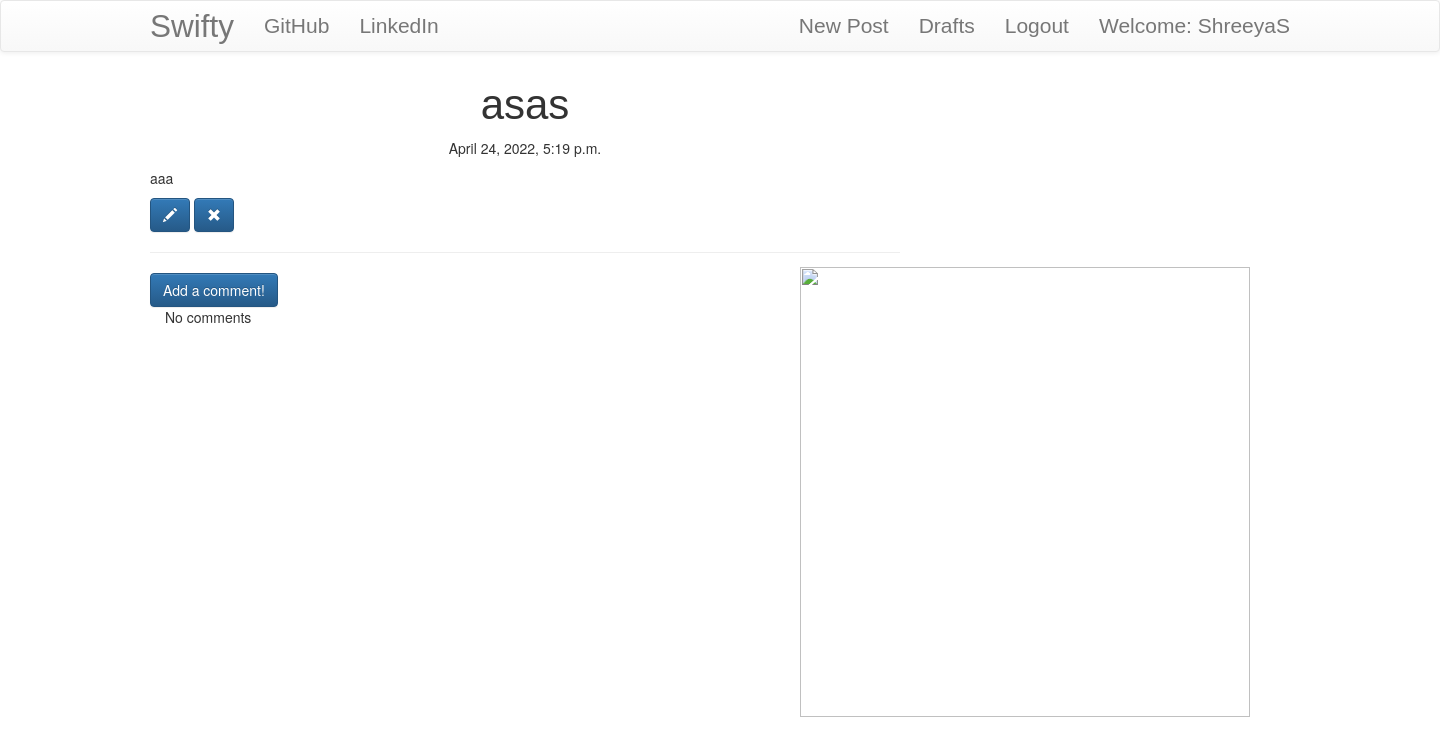
The app's page /post/18 (signed in) with its own data.
### blog/models.py (models this page shows, shortened)
class Post(models.Model):
    author = models.ForeignKey('auth.User', on_delete=models.CASCADE)
    title = models.CharField(max_length=200)
    text = models.TextField()
    created_date = models.DateTimeField(default=timezone.now)
    published_date = models.DateTimeField(blank=True, null=True)

### blog/views.py (the view)
class PostDetailView(DetailView):
    model = Post

### blog/templates/blog/post_detail.html (shortened to what this page needs)
{% extends "blog/base.html" %}
{% block content %}
<h1 class="posttitle loader">{{post.title}}</h1>
 {% if post.published_date %}
   <div class="date postdate">
     {{post.published_date}}
   </div>
 {% else %}
   <a class="btn btn-default" href="{% url 'post_publish' pk=post.pk %}">Publish</a>
 {% endif %}
 <p Class='postcontent'>{{post.text|safe|linebreaksbr}}</p>
 {% if user.is_authenticated %}
   <a class='btn btn-primary'  href="{% url 'post_edit' pk=post.pk %}">
     <span class="glyphicon glyphicon-pencil"></span>
   </a>
   <a class='btn btn-primary' href="{% url 'post_remove' pk=post.pk %}">
     <span class="glyphicon glyphicon-remove"></span>
   </a>
 {% endif %}
 <hr>
 <a class="btn btn-primary btn-commment"  href="{% url 'add_comment_to_post' pk=post.pk %}">Add a comment!</a>
 <div class="container">
   {% for comment in post.comments.all %}
     <br>
     {% if user.is_authenticated or comment.approved_comment %}
       {{ comment.created_date }}
       {% if not comment.approved_comment %}
         <a class='btn btn-default'  href="{% url 'comment_remove' pk=comment.pk %}"><span class="glyphicon glyphicon-remove"></span></a>
         <a class='btn btn-primary'  href="{% url 'comment_approve' pk=comment.pk %}"><span class="glyphicon glyphicon-ok"></span></a>
       {% endif %}
       <p>{{comment.text|safe|linebreaks}}</p>
       <p>Posted By: <strong>{{ comment.author }}</strong></p>
     {% endif %}
     {% empty %}
     <p>No comments</p>
   {% endfor %}
 </div>
 <div class="image">
   <img src="https://i.imgur.com/whAR2Aq.jpg" width="450" height="450">
 </div>
{% endblock %}

### blog/templates/blog/base.html (shortened to what this page needs)
<!DOCTYPE html>
{% load static %}
<html lang="en" dir="ltr">
  <head>
    <link rel="stylesheet" href="https://maxcdn.bootstrapcdn.com/bootstrap/3.3.7/css/bootstrap.min.css">
    <link rel="stylesheet" href="https://maxcdn.bootstrapcdn.com/bootstrap/3.3.7/css/bootstrap-theme.min.css">
    <link rel="stylesheet" href="//cdn.jsdelivr.net/npm/medium-editor@latest/dist/css/medium-editor.min.css" type="text/css" media="screen" charset="utf-8">
    <link rel='stylesheet' href="{% static 'css/blog.css' %}">
  </head>
  <body class="loader">
    <nav class="navbar navbar-default techfont custom-navbar">
      <div class="container">
        <ul class="nav navbar-nav">
          <li><a class= 'navbar-brand bigbrand' href="{% url 'post_list' %}">Swifty</a></li>
          <li><a href="https://github.com">GitHub</a></li>
          <li><a href="https://LinkedIn.com">LinkedIn</a></li>
        </ul>
        <ul class="nav navbar-nav navbar-right">
          {% if user.is_authenticated %}
            <li><a href="{% url 'post_new' %}">New Post</a></li>
            <li><a href="{% url 'post_draft_list' %}">Drafts</a></li>
            <li><a href="http://127.0.0.1:8000/accounts/logout">Logout</a></li>
            <li><a>Welcome: {{user.username}}</a></li>
          {% else %}
            <li><a class='nav navbar-right' href="{% url 'login' %}">Login<span class='glyphicon glyphicon-user'></span></a></li>
          {% endif %}
        </ul>
      </div>
    </nav>
      <div class="content container">
          <div class="row">
              <div class="col-md-8">
                <div class="blog_posts">
                  {% block content %}
                  {% endblock %}
                </div>
              </div>
          </div>
      </div>
  </body>
</html>

### blog/static/css/blog.css (style rules this page uses)
.techfont { font-family: 'Russo One', sans-serif; font-size: 1.5em; margin-bottom: 10px; }
.bigbrand { font-size: 1.5em; }
.loader { filter:hue-rotate(0deg); color:linear-gradient(45deg,#0f8,#08f); animation:hue 10000ms infinite linear; }
.postdate { text-align: center; }
.posttitle { font-family: 'Tech Mono', sans-serif; font-size: 3em; text-align: center; }
.postcontent { font-family: 'Kaisei Tokumin'; font-size: 1.5em; }

### blog/templates/blog/post_detail.html (style rules this page uses)
div.image { position: relative; left: 650px; bottom: 70px; }

### records on screen
Post: title "asas", published_date "April 24, 2022, 5:19 p.m.", text "aaa"

### other values on screen
{{ user.username }} "ShreeyaS"
